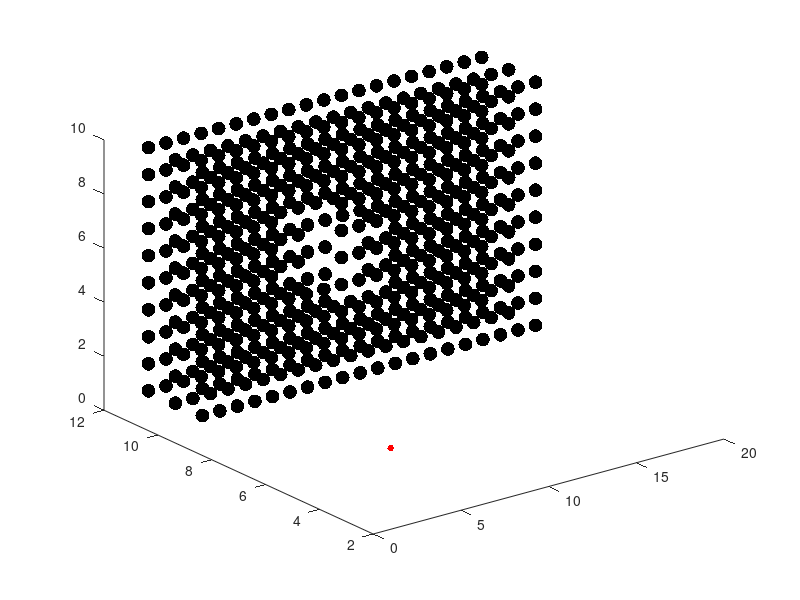

The MATLAB source for this figure: (Note: this script raises an error after producing the figure.)
%% Planner RRT

close all
clear all
clc

%load('map.mat');

x_size = 20;
y_size = 20;
z_size = 10;

map = rand(x_size,y_size, z_size);

obstacle_chance = 0.05;

% for i = 1:x_size
%     for j = 1:y_size
%         for k = 1:z_size
%             if map(i, j, k) <= obstacle_chance
%                 map(i, j, k) = 0; %obstacle
%             else
%                 map(i, j, k) = 1; %free space
%             end
%         end
%     end
% end

map = zeros(x_size, y_size, z_size) + 1;

for i = 1:x_size
    for j = 1:z_size
        if (i ~= 9 && i ~= 10 && i ~= 11) ||  (j ~= 4 && j ~= 5 && j ~= 6)
            map(i, 10, j) = 0;
            map(i, 9, j) = 0;
            map(i, 11, j) = 0;
        end
    end
end



q_i = [1 2 3];
q_f = [15 15 7];

map(q_i(1), q_i(2), q_i(3)) = 1;
map(q_f(1), q_f(2), q_f(3)) = 1;

%% show map

figure(1)

for i = 1:x_size
    for j = 1:y_size
        for k = 1:z_size
            if map(i, j, k) == 0
                plot3(i, j, k, 'k.-', 'MarkerSize',30, 'LineWidth', 20);
                hold on
            end
        end
    end
end

%% DEBUG
%rng('default')

delta = 5;
Iterations = 25; 
increaseIterations = 5;
trial = 0;
maxTries = 5;
endAlgorithm = false;

roadmap = [q_i; q_f];
connections = [];

% belongs_to_subtree knows which nodes are connected to q_i and which ones
% are connected to q_f, to make it easier to try to connect the two
% subtrees after the points have been extracted
belongs_to_subtree = [1 2];

i = 0;

while endAlgorithm == false && trial < maxTries 

    trial = trial + 1;
    
    while i < Iterations-increaseIterations+increaseIterations*trial
        
        % extract q_rand
        q_rand = [randi([1 x_size]), randi([1 y_size]), randi([1, z_size])];
    
        % find q_near
        q_near = q_i;
        index_near = 1;
        collision = false;
        for j = 2:length(roadmap(:, 1))
            if sqrt((q_rand(1)-roadmap(j, 1))^2+(q_rand(2)-roadmap(j, 2))^2+(q_rand(3)-roadmap(j, 3))^2) < sqrt((q_rand(1)-q_near(1))^2+(q_rand(2)-q_near(2))^2+(q_rand(3)-q_near(3))^2) 
                q_near = roadmap(j, :);
                index_near = j;
            end
        end
    
        % build the line between q_near and q_rand, pick q_new, check for
        % collisions on the segment between q_near and q_new. If no collisions 
        % add the point q_new and the segment to the roadmap
        u = [q_rand(1)-q_near(1), q_rand(2)-q_near(2), q_rand(3)-q_near(3)];
        if norm(u) == 0
            collision = true;
        end

        if collision == false
            u = u/norm(u);
            q_new = q_near+delta*u;
            
            % make sure q_new is an integer
            q_new = [floor(q_new(1)) floor(q_new(2)) floor(q_new(3))];
    
            % if q_new is out of bounds we discard it and assume a collision
            if q_new(1) < 1 || q_new(1) > x_size || q_new(2) < 1 || q_new(2) > y_size || q_new(3) < 1 || q_new(3) > z_size
                collision = true;
            end
               
            j = 0;
        end
    
        while collision == false && j < delta - 0.5
            j = j+0.5;
            q_current = [q_near(1)+j*u(1), q_near(2)+j*u(2), q_near(3)+j*u(3)];
            if map(floor(q_current(1)), floor(q_current(2)), floor(q_current(3))) == 0 
                collision = true;
                %disp("Collision!")
            end
        end
    
        if collision == false
            roadmap = [roadmap; q_new];
            connections = [connections; [length(roadmap(:, 1)) index_near]];
            %disp("Adding!")
            belongs_to_subtree = [belongs_to_subtree belongs_to_subtree(index_near)];
        end
    
        i = i+1;
    end
    
    % find the two closest nodes in the two subtrees
    minDistance = x_size*y_size*z_size; % impossibly high value to initialize the algorithm
    indexA = 1;
    indexB = 2;
    for i = 1:length(belongs_to_subtree)
        if belongs_to_subtree(i) == 1
            for j = 1:length(belongs_to_subtree)
                if belongs_to_subtree(j) == 2
                    if sqrt((roadmap(i, 1)-roadmap(j, 1))^2+(roadmap(i, 2)-roadmap(j, 2))^2+(roadmap(i, 3)-roadmap(j, 3))^2) < minDistance
                        indexA = i;
                        indexB = j;
                        minDistance = sqrt((roadmap(i, 1)-roadmap(j, 1))^2+(roadmap(i, 2)-roadmap(j, 2))^2+(roadmap(i, 3)-roadmap(j, 3))^2);
                    end
                end
            end
        end
    end
    
    % try to connect the two closest nodes
    collision_connecting_trees = false;
    treesDistance = sqrt((roadmap(indexA, 1)-roadmap(indexB, 1))^2+(roadmap(indexA, 2)-roadmap(indexB, 2))^2+(roadmap(indexA, 3)-roadmap(indexB, 3))^2);
    j = 0;
    u_connect_trees = [roadmap(indexB, 1)-roadmap(indexA, 1), roadmap(indexB, 2)-roadmap(indexA, 2), roadmap(indexB, 3)-roadmap(indexA, 3)];
    u_connect_trees = u_connect_trees/norm(u_connect_trees);
    while collision_connecting_trees == false && j < treesDistance - 0.5
        j = j+0.5;
        q_current = [roadmap(indexA, 1)+j*u_connect_trees(1), roadmap(indexA, 2)+j*u_connect_trees(2), roadmap(indexA, 3)+j*u_connect_trees(3)];
        if map(floor(q_current(1)), floor(q_current(2)), floor(q_current(3))) == 0 
            collision_connecting_trees = true;
            %disp("Collision!")
        end
    end
    
    % plot the roadmap 
    % in the plot the x and y coordinates have been swapped for coherence
    % with the map

    figure(1)
    hold on
    
    plot3(roadmap(1, 1), roadmap(1, 2), roadmap(1, 3), 'r.', 'MarkerSize', 15);
    hold on
    text(roadmap(1, 1), roadmap(1, 2), roadmap(1, 3), string(1))
    plot3(roadmap(2, 1), roadmap(2, 2), roadmap(2, 3), 'r.', 'MarkerSize', 15);
    hold on
    text(roadmap(2, 1), roadmap(2, 2), roadmap(2, 3), string(2))

    for i = 3:length(roadmap(:, 1))
        plot3(roadmap(i, 1), roadmap(i, 2), roadmap(i, 3), 'g.', 'MarkerSize', 15);
        text(roadmap(i, 1), roadmap(i, 2), roadmap(i, 3), string(i))
        hold on
    end
    
    for i = 1:length(connections(:, 1))
        plot3([roadmap(connections(i, 1), 1) roadmap(connections(i, 2), 1)], [roadmap(connections(i, 1), 2) roadmap(connections(i, 2), 2)], [roadmap(connections(i, 1), 3) roadmap(connections(i, 2), 3)], 'k-');
        hold on
    end

    if collision_connecting_trees == false
        % plot the final connection 
        plot3([roadmap(indexA, 1) roadmap(indexB, 1)], [roadmap(indexA, 2) roadmap(indexB, 2)], [roadmap(indexA, 3) roadmap(indexB, 3)], 'b-');
        hold off
        endAlgorithm = true;
        trial
        
        % generate the textual path from q_i to q_f
        path = [roadmap(indexA, :)];
        while path(1, 1) ~= q_i(1) ||  path(1, 2) ~= q_i(2) ||  path(1, 3) ~= q_i(3)
            [LIA,LOCB] = ismember(roadmap, path(1, :),'rows');
            indexPath = find(LOCB == 1);
            path = [roadmap(connections(indexPath-2, 2), :); path];
        end
        path = [path; roadmap(indexB, :)];
        while path(end, 1) ~= q_f(1) ||  path(end, 2) ~= q_f(2) ||  path(end, 3) ~= q_f(3)
            [LIA,LOCB] = ismember(roadmap, path(end, :),'rows');
            indexPath = find(LOCB == 1);
            path = [path; roadmap(connections(indexPath-2, 2), :)];
        end
        path
    else
        hold off
    end

    if collision_connecting_trees == true
        disp("Failure while connecting the trees, increasing the iteration number!");
    end
end

if trial == maxTries && collision_connecting_trees == true
    disp("Too many tries, total failure!")
end
